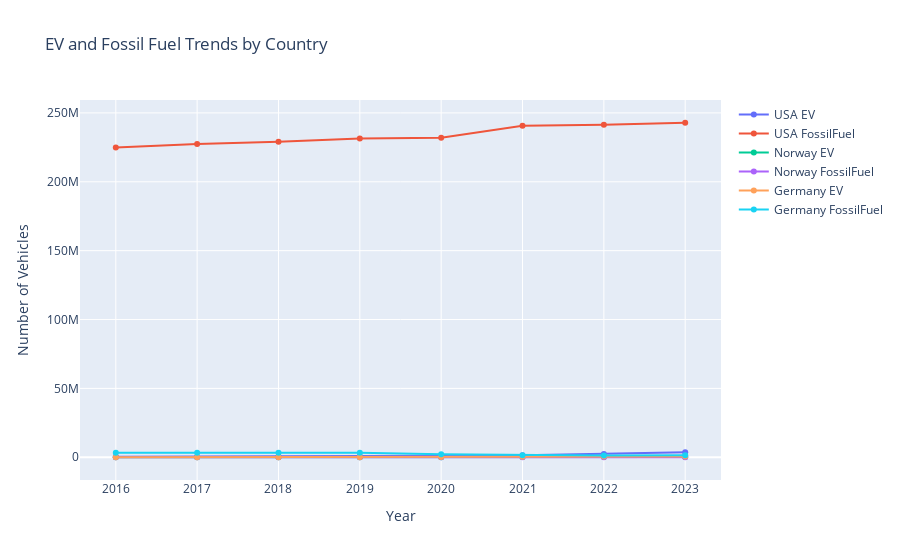

Notebook cell for this chart:
### Markdown cell above
### Dual Y-Axis Plot for EV and FossilFuel Trends

### Code cell
import plotly.graph_objects as go

fig = go.Figure()

countries = df['country'].unique()
for c in countries:
    country_df = df[df['country'] == c]
    fig.add_trace(go.Scatter(x=country_df['Year'], y=country_df['EV'],
                             mode='lines+markers',
                             name=f'{c} EV'))
    fig.add_trace(go.Scatter(x=country_df['Year'], y=country_df['FossilFuel'],
                             mode='lines+markers',
                             name=f'{c} FossilFuel'))

fig.update_layout(title='EV and Fossil Fuel Trends by Country',
                  xaxis_title='Year',
                  yaxis_title='Number of Vehicles')
fig.show()

### Figure 1 — Plotly figure (JSON) as saved in the notebook; plotly's stock layout.template omitted (floating-point values rounded to 4 significant figures)
{"data": [{"mode": "lines+markers", "name": "USA EV", "type": "scatter", "x": [2016, 2017, 2018, 2019, 2020, 2021, 2022, 2023], "y": [280300, 377100, 572600, 783600, 1018900, 1454400, 2442300, 3555900]}, {"mode": "lines+markers", "name": "USA FossilFuel", "type": "scatter", "x": [2016, 2017, 2018, 2019, 2020, 2021, 2022, 2023], "y": [224855100, 227415700, 229074100, 231358800, 231992200, 240699500, 241372900, 242870900]}, {"mode": "lines+markers", "name": "Norway EV", "type": "scatter", "x": [2016, 2017, 2018, 2019, 2020, 2021, 2022, 2023], "y": [24012, 32786, 45981, 60142, 76684, 113629, 138172, 104576]}, {"mode": "lines+markers", "name": "Norway FossilFuel", "type": "scatter", "x": [2016, 2017, 2018, 2019, 2020, 2021, 2022, 2023], "y": [94591, 78861, 62364, 46957, 23239, 13185, 9176, 5379]}, {"mode": "lines+markers", "name": "Germany EV", "type": "scatter", "x": [2016, 2017, 2018, 2019, 2020, 2021, 2022, 2023], "y": [11410, 25056, 36062, 63281, 194163, 355961, 470559, 524219]}, {"mode": "lines+markers", "name": "Germany FossilFuel", "type": "scatter", "x": [2016, 2017, 2018, 2019, 2020, 2021, 2022, 2023], "y": [3292134, 3331387, 3269297, 3304503, 2195321, 1511068, 1352571, 1479715]}], "layout": {"title": {"text": "EV and Fossil Fuel Trends by Country"}, "xaxis": {"title": {"text": "Year"}}, "yaxis": {"title": {"text": "Number of Vehicles"}}}}
